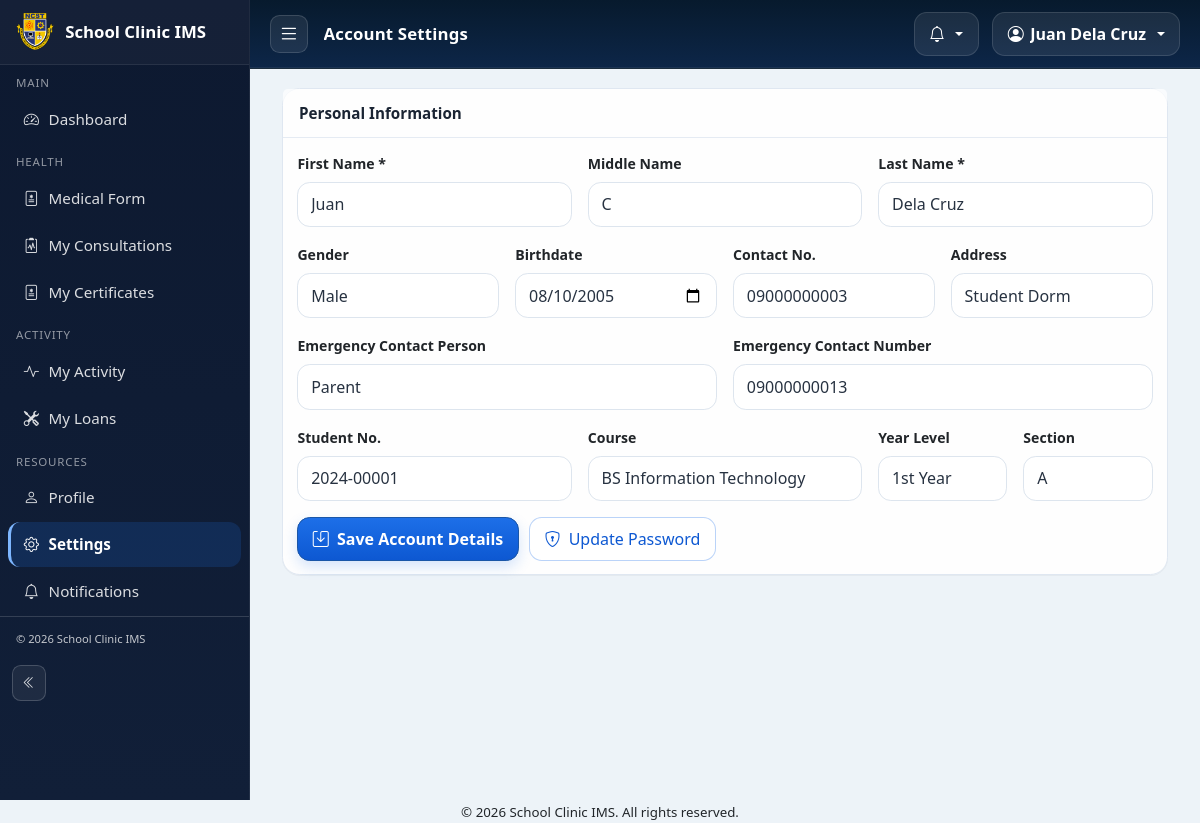
Screenshot of /user/settings.php (signed in) with the database file from the repository.
### tables this page shows
CREATE TABLE users (
    id            INT AUTO_INCREMENT PRIMARY KEY,
    username      VARCHAR(50)  NOT NULL UNIQUE,
    email         VARCHAR(120) NOT NULL UNIQUE,
    password_hash VARCHAR(255) NOT NULL,
    role          ENUM('user','staff','admin') NOT NULL DEFAULT 'user',
    account_type  ENUM('student','employee')   NOT NULL DEFAULT 'student',
    status        ENUM('active','inactive')    NOT NULL DEFAULT 'active',
    created_at    DATETIME NOT NULL DEFAULT CURRENT_TIMESTAMP,
    updated_at    DATETIME NOT NULL DEFAULT CURRENT_TIMESTAMP ON UPDATE CURRENT_TIMESTAMP
  );

CREATE TABLE profiles (
    id                  INT AUTO_INCREMENT PRIMARY KEY,
    user_id             INT NOT NULL UNIQUE,
    first_name          VARCHAR(80)  NOT NULL,
    middle_name         VARCHAR(80)  DEFAULT NULL,
    last_name           VARCHAR(80)  NOT NULL,
    gender              ENUM('male','female','other') DEFAULT NULL,
    birthdate           DATE DEFAULT NULL,
    address             VARCHAR(255) DEFAULT NULL,
    contact_no          VARCHAR(30)  DEFAULT NULL,
    emergency_name      VARCHAR(120) DEFAULT NULL,
    emergency_contact   VARCHAR(30)  DEFAULT NULL,
    photo               VARCHAR(255) DEFAULT NULL,
    created_at          DATETIME NOT NULL DEFAULT CURRENT_TIMESTAMP,
    updated_at          DATETIME NOT NULL DEFAULT CURRENT_TIMESTAMP ON UPDATE CURRENT_TIMESTAMP,
    CONSTRAINT fk_profiles_user FOREIGN KEY (user_id) REFERENCES users(id) ON DELETE CASCADE
  );

CREATE TABLE student_details (
    id          INT AUTO_INCREMENT PRIMARY KEY,
    user_id     INT NOT NULL UNIQUE,
    student_no  VARCHAR(40) NOT NULL,
    course      VARCHAR(120) DEFAULT NULL,
    year_level  VARCHAR(40)  DEFAULT NULL,
    section     VARCHAR(60)  DEFAULT NULL,
    CONSTRAINT fk_student_user FOREIGN KEY (user_id) REFERENCES users(id) ON DELETE CASCADE
  );

### includes/functions.php (called while the page is built, shortened)
<?php
if (!function_exists('e')) {
    function e($string = '') {
        return htmlspecialchars($string, ENT_QUOTES, 'UTF-8');
    }
}

### user/settings.php (the view, shortened to what this page needs)
<?php
require_once __DIR__ . '/../config/db.php';
$uid = (int)current_user()['id'];
$stmt = $pdo->prepare(
    "SELECT u.*, p.*, sd.student_no, sd.course, sd.year_level, sd.section,
            ed.employee_no, ed.department, ed.position
     FROM users u
     LEFT JOIN profiles p ON p.user_id = u.id
     LEFT JOIN student_details sd ON sd.user_id = u.id
     LEFT JOIN employee_details ed ON ed.user_id = u.id
     WHERE u.id = ? LIMIT 1"
);
$stmt->execute([$uid]);
$data = $stmt->fetch();
require __DIR__ . '/../includes/layout_dashboard_start.php';
?>
<div class="row g-3">
    <div class="col-12">
        <div class="card">
            <div class="card-header">Personal Information</div>
            <div class="card-body">
                <form method="post" data-swal-save="account">
                    <div class="row g-3">
                        <div class="col-md-4"><label class="form-label">First Name *</label><input type="text" name="first_name" class="form-control" value="<?= e($data['first_name'] ?? '') ?>" required></div>
                        <div class="col-md-4"><label class="form-label">Middle Name</label><input type="text" name="middle_name" class="form-control" value="<?= e($data['middle_name'] ?? '') ?>"></div>
                        <div class="col-md-4"><label class="form-label">Last Name *</label><input type="text" name="last_name" class="form-control" value="<?= e($data['last_name'] ?? '') ?>" required></div>
                        <div class="col-md-3"><label class="form-label">Gender</label><select name="gender" class="form-select"><option value="">--</option><?php foreach (['male','female','other'] as $g): ?><option value="<?= $g ?>" <?= ($data['gender'] ?? '') === $g ? 'selected' : '' ?>><?= ucfirst($g) ?></option><?php endforeach; ?></select></div>
                        <div class="col-md-3"><label class="form-label">Birthdate</label><input type="date" name="birthdate" class="form-control" value="<?= e($data['birthdate'] ?? '') ?>"></div>
                        <div class="col-md-3"><label class="form-label">Contact No.</label><input type="text" name="contact_no" class="form-control" value="<?= e($data['contact_no'] ?? '') ?>"></div>
                        <div class="col-md-3"><label class="form-label">Address</label><input type="text" name="address" class="form-control" value="<?= e($data['address'] ?? '') ?>"></div>
                        <div class="col-md-6"><label class="form-label">Emergency Contact Person</label><input type="text" name="emergency_name" class="form-control" value="<?= e($data['emergency_name'] ?? '') ?>"></div>
                        <div class="col-md-6"><label class="form-label">Emergency Contact Number</label><input type="text" name="emergency_contact" class="form-control" value="<?= e($data['emergency_contact'] ?? '') ?>"></div>
                        <?php if ($data['account_type'] === 'student'): ?>
                            <div class="col-md-4"><label class="form-label">Student No.</label><input type="text" class="form-control" value="<?= e($data['student_no'] ?? '') ?>" readonly></div>
                            <div class="col-md-4"><label class="form-label">Course</label><input type="text" name="course" class="form-control" value="<?= e($data['course'] ?? '') ?>"></div>
                            <div class="col-md-2"><label class="form-label">Year Level</label><input type="text" name="year_level" class="form-control" value="<?= e($data['year_level'] ?? '') ?>"></div>
                            <div class="col-md-2"><label class="form-label">Section</label><input type="text" name="section" class="form-control" value="<?= e($data['section'] ?? '') ?>"></div>
                        <?php endif; ?>
                    </div>
                    <div class="d-flex gap-2 mt-3">
                        <button type="submit" class="btn btn-primary"><i class="bi bi-save me-1"></i> Save Account Details</button>
                        <button type="button" class="btn btn-outline-primary" data-bs-toggle="modal" data-bs-target="#passwordModal"><i class="bi bi-shield-lock me-1"></i> Update Password</button>
                    </div>
                </form>
            </div>
        </div>
    </div>
</div>
<?php require __DIR__ . '/../includes/layout_dashboard_end.php'; ?>

### assets/css/style.css (style rules this page uses)
:root { --clinic-blue: #1a56a8; --clinic-blue-dark: #0f3d7a; --clinic-blue-light: #e8f0fb; --clinic-white: #ffffff; --clinic-light: #f4f7fb; --clinic-accent: #f5a623; --clinic-accent-2: #ff8c00; --clinic-text: #212529; --clinic-muted: #6c757d; --clinic-border: #e2e8f0; --dashboard-shell: #edf3f8; --dashboard-topbar: #071a2d; --dashboard-topbar-2: #0d2648; --dashboard-card: #f7f9fb; --dashboard-pill: #eaf1fb; --dashboard-btn: #1d6fe8; --dashboard-btn-2: #0d58d2; --space-1: .35rem; --space-2: .6rem; --space-3: .85rem; --space-4: 1rem; --space-5: 1.25rem; --space-6: 1.5rem; --space-7: 1.75rem; --inv-radius: 10px; --inv-radius-lg: 14px; --inv-border: #d4dce5; --inv-bg: rgba(255, 255, 255, 0.85); }
* { box-sizing: border-box; }
body { margin: 0; background-color: var(--dashboard-shell); color: var(--clinic-text); font-family: "Segoe UI", Roboto, "Helvetica Neue", Arial, sans-serif; font-size: 0.95rem; }
.btn-primary, .bg-primary { background-color: var(--clinic-blue) !important; border-color: var(--clinic-blue) !important; }
.btn-outline-primary { color: var(--clinic-blue); border-color: var(--clinic-blue); }
.card { border: 1px solid #dfe7f1; border-radius: 1.15rem; background: rgba(255, 255, 255, 0.92); box-shadow: 0 1px 0 rgba(15, 23, 42, 0.04); }
.card-header { background: rgba(255, 255, 255, 0.7); border-bottom: 1px solid #e5ebf3; font-weight: 700; color: #1a2433; padding: .8rem 1rem; }
.card-body { padding: .85rem .9rem; }
.btn, .form-control, .form-select, .input-group-text { border-radius: 0.8rem; }
.btn { padding: .55rem .9rem; }
.btn-primary, .btn-accent { background: linear-gradient(180deg, var(--dashboard-btn) 0%, var(--dashboard-btn-2) 100%); border: 1px solid var(--dashboard-btn-2); box-shadow: 0 6px 14px rgba(29, 111, 232, 0.18); color: #fff; font-weight: 700; }
.btn-outline-primary { border-color: rgba(29, 111, 232, .3); color: var(--dashboard-btn-2); background: rgba(255, 255, 255, .7); }
.form-control, .form-select, textarea.form-control { background: rgba(255, 255, 255, .9); border: 1px solid #dde5ee; color: #273241; box-shadow: none; padding: .6rem .8rem; }
.form-control, .form-select, textarea.form-control { min-height: 38px; }
.d-flex.gap-2 { gap: .65rem !important; }
.form-label { font-weight: 600; font-size: .88rem; }
.content-area .card { border-radius: 1.1rem; }
.content-area .row.g-3>.col-12>.card, .content-area .row.g-3>.col-lg-6>.card { box-shadow: 0 1px 0 rgba(7, 17, 33, .04); }

### rows the page displays
users: first_name "Juan", middle_name "C", last_name "Dela Cruz", birthdate "08/10/2005", contact_no "09000000003", address "Student Dorm", emergency_name "Parent", emergency_contact "09000000013", student_no "2024-00001", course "BS Information Technology", year_level "1st Year", section "A"
profiles: gender "Male"

### other values shown
APP_NAME "School Clinic IMS"
$page_title "Account Settings"
$fullName "Juan Dela Cruz"
